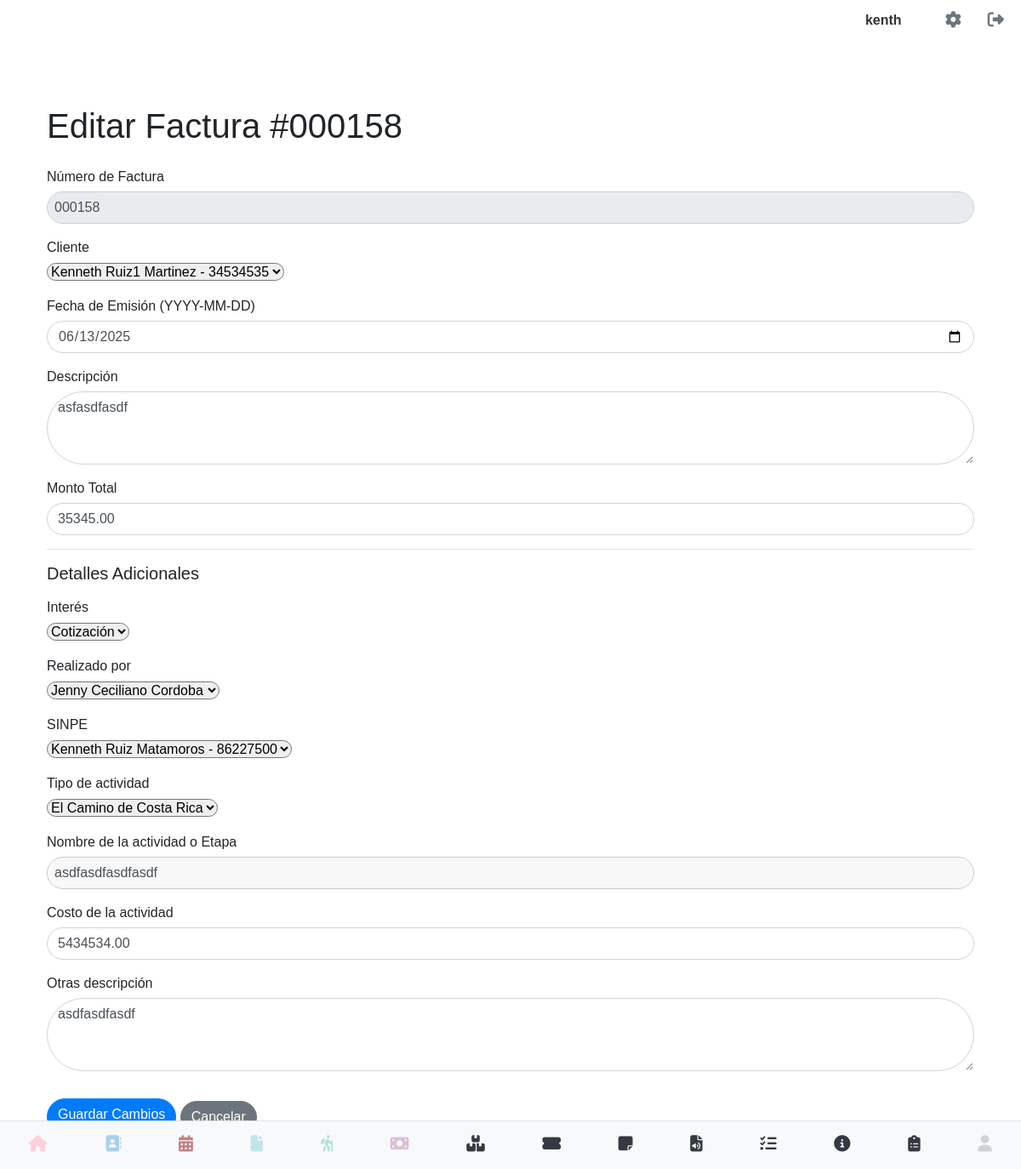
Screenshot of /editar_factura/1 (signed in) with the database file from the repository.
### models.py (models this page shows, shortened)
class User(UserMixin, db.Model):
    __tablename__ = 'users' # Nombre de la tabla es 'users'
    id = db.Column(db.Integer, primary_key=True)
    username = db.Column(db.String(80), unique=True, nullable=False)
    email = db.Column(db.String(120), unique=True, nullable=False)
    cedula = db.Column(db.String(20), unique=True, nullable=False)
    telefono = db.Column(db.String(20), nullable=False)
    password_hash = db.Column(db.String(128))
    image_filename = db.Column(db.String(255), nullable=True)
    @property
    def is_authenticated(self):
        return True

class Factura(db.Model):
    __tablename__ = 'facturas'
    id = db.Column(db.Integer, primary_key=True)
    numero_factura = db.Column(db.String(100), unique=True, nullable=False)
    fecha_emision = db.Column(db.Date, nullable=False, default=datetime.utcnow)
    cliente_id = db.Column(db.Integer, db.ForeignKey('contacto.id'), nullable=False)
    cliente = db.relationship('Contacto', backref=db.backref('facturas', lazy=True))
    descripcion = db.Column(db.Text)
    monto_total = db.Column(db.Numeric(10, 2), nullable=False)
    fecha_registro = db.Column(db.DateTime, default=datetime.utcnow)
    usuario_id = db.Column(db.Integer, db.ForeignKey('users.id'), nullable=False)
    usuario = db.relationship('User', backref=db.backref('facturas', lazy=True))
    interes = db.Column(db.String(50), nullable=True)
    realizado_por = db.Column(db.String(100), nullable=True)
    sinpe = db.Column(db.String(100), nullable=True)
    tipo_actividad = db.Column(db.String(100), nullable=True)
    nombre_actividad_etapa = db.Column(db.String(255), nullable=True)
    costo_actividad = db.Column(db.Numeric(10, 2), nullable=True)
    otras_descripcion = db.Column(db.Text, nullable=True)
    impuesto_monto = db.Column(db.Numeric(10, 2), nullable=True, default=0.00)

### app.py (the view, shortened to what this page needs)
@app.route('/editar_factura/<int:id>', methods=['GET', 'POST'])
@login_required
def editar_factura(id):
    factura = Factura.query.filter_by(id=id, usuario_id=current_user.id).first_or_404()
    form = EditarFacturaForm(factura)
    if request.method == 'GET':
        form.numero_factura.data = factura.numero_factura
        form.cliente_id.data = factura.cliente_id
        form.fecha_emision.data = factura.fecha_emision.strftime('%Y-%m-%d') if factura.fecha_emision else ''
        form.descripcion.data = factura.descripcion
        form.monto_total.data = str(factura.monto_total) if factura.monto_total is not None else ''
        form.interes.data = factura.interes if factura.interes else 'Factura'
        form.realizado_por.data = factura.realizado_por if factura.realizado_por else 'Jenny Ceciliano Cordoba'
        form.sinpe.data = factura.sinpe if factura.sinpe else 'Jenny Ceciliano Cordoba-86529837'
        form.tipo_actividad.data = factura.tipo_actividad if factura.tipo_actividad else 'Servicios'
        form.nombre_actividad_etapa.data = factura.nombre_actividad_etapa
        form.costo_actividad.data = str(factura.costo_actividad) if factura.costo_actividad is not None else ''
        form.otras_descripcion.data = factura.otras_descripcion
        form.impuesto_monto.data = str(factura.impuesto_monto) if factura.impuesto_monto is not None else '0.00' # Cargar el monto del impuesto
    return render_template('editar_factura.html', form=form, factura_id=id)

### app.py (called while the page is built)
@login_manager.user_loader
def load_user(user_id):
    return User.query.get(int(user_id))

### templates/editar_factura.html (shortened to what this page needs)
{% extends 'base.html' %}
{% block content %}
<div class="container mt-4">
    <h1 class="mb-4">Editar Factura #{{ form.numero_factura.data }}</h1>
    <form method="POST" action="{{ url_for('editar_factura', id=factura_id) }}">
        <div class="mb-3">
            {{ form.numero_factura.label(class="form-label") }}
            {{ form.numero_factura(class="form-control rounded-pill", readonly="readonly") }}
        </div>
        <div class="mb-3">
            {{ form.cliente_id.label(class="form-label") }}
            {{ form.cliente_id(class="form-select rounded-pill") }}
        </div>
        <div class="mb-3">
            {{ form.fecha_emision.label(class="form-label") }}
            {{ form.fecha_emision(class="form-control rounded-pill", type="date") }}
        </div>
        <div class="mb-3">
            {{ form.descripcion.label(class="form-label") }}
            {{ form.descripcion(class="form-control rounded-pill", rows=3) }}
        </div>
        <div class="mb-3">
            {{ form.monto_total.label(class="form-label") }}
            {{ form.monto_total(class="form-control rounded-pill", type="number", step="0.01") }}
        </div>
        <hr>
        <h5 class="mb-3">Detalles Adicionales</h5>
        <div class="mb-3">
            {{ form.interes.label(class="form-label") }}
            {{ form.interes(class="form-select rounded-pill") }}
        </div>
        <div class="mb-3">
            {{ form.realizado_por.label(class="form-label") }}
            {{ form.realizado_por(class="form-select rounded-pill") }}
        </div>
        <div class="mb-3">
            {{ form.sinpe.label(class="form-label") }}
            {{ form.sinpe(class="form-select rounded-pill") }}
        </div>
        <div class="mb-3">
            {{ form.tipo_actividad.label(class="form-label") }}
            {{ form.tipo_actividad(class="form-select rounded-pill") }}
        </div>
        <div class="mb-3">
            {{ form.nombre_actividad_etapa.label(class="form-label") }}
            {{ form.nombre_actividad_etapa(class="form-control rounded-pill") }}
        </div>
        <div class="mb-3">
            {{ form.costo_actividad.label(class="form-label") }}
            {{ form.costo_actividad(class="form-control rounded-pill", type="number", step="0.01") }}
        </div>
        <div class="mb-3">
            {{ form.otras_descripcion.label(class="form-label") }}
            {{ form.otras_descripcion(class="form-control rounded-pill", rows=3) }}
        </div>
        <button type="submit" class="btn btn-primary rounded-pill mt-3">{{ form.submit.label }}</button>
        <a href="{{ url_for('ver_facturas') }}" class="btn btn-secondary rounded-pill mt-3 ms-2">Cancelar</a>
    </form>
</div>
{% endblock %}

### templates/base.html (shortened to what this page needs)
<!DOCTYPE html>
<html lang="es">
<head>
    <link rel="stylesheet" type="text/css" href="{{ url_for('static', filename='css/main.css') }}">
    <link rel="stylesheet" href="https://cdn.jsdelivr.net/npm/sweetalert2@11/dist/sweetalert2.min.css">
</head>
<body>
    <div class="contactos-container">
    {% if current_user.is_authenticated %}
        <div class="top-right">
            <span class="username-display">{{ current_user.username }}</span>
            <a href="{{ url_for('perfil') }}" class="gear-icon"><i class="fas fa-cog"></i></a>
            <a href="{{ url_for('logout') }}" class="logout-icon"><i class="fas fa-sign-out-alt"></i></a>
        </div>
    {% endif %}
</div>
<div class="container-block">
    {% block content %}
    {% endblock %}
</div>
{% include "navbar.html" %}
</body>
</html>

### static/css/base.css (style rules this page uses)
body { font-family: sans-serif; margin: 0; }
.container-block { margin-top:80px; padding: 20px; }
.top-right { position: absolute; top: 10px; right: 20px; display: flex; align-items: center; }
.gear-icon, .logout-icon { font-size: 24px; text-decoration: none; color: #333; margin-left: 15px; }
.username-display { margin-right: 20px; font-weight: bold; color: #333; }
label { display: block; margin-bottom: 5px; }
input[type="text"], input[type="password"] { width: 100%; padding: 8px; box-sizing: border-box; border-radius: 5px; background-color: #f8f8f8; border: 1px solid #ccc; }

### static/css/forms.css (style rules this page uses)
label { display: block; margin-bottom: 5px; }

### static/css/perfil.css (style rules this page uses)
body { font-family: sans-serif; margin: 20px; }

### static/css/listar_contacto.css (style rules this page uses)
.contactos-container { font-family: Arial, sans-serif; color: #333; }
.contactos-container .top-right { display: flex; justify-content: flex-end; align-items: center; gap: 1rem; padding-bottom: 1rem; }
.contactos-container .username-display { font-weight: bold; }
.contactos-container .gear-icon, .contactos-container .logout-icon { color: #6c757d; font-size: 1.2rem; text-decoration: none; }

### rows the page displays
User: username "kenth"
Factura: numero_factura.data "000158", numero_factura "000158", cliente_id "Kenneth Ruiz1 Martinez - 34534535", fecha_emision "06/13/2025", descripcion "asfasdfasdf", monto_total "35345.00", interes "Cotización", realizado_por "Jenny Ceciliano Cordoba", sinpe "Kenneth Ruiz Matamoros - 86227500", tipo_actividad "El Camino de Costa Rica", nombre_actividad_etapa "asdfasdfasdfasdf", costo_actividad "5434534.00", otras_descripcion "asdfasdfasdf"
